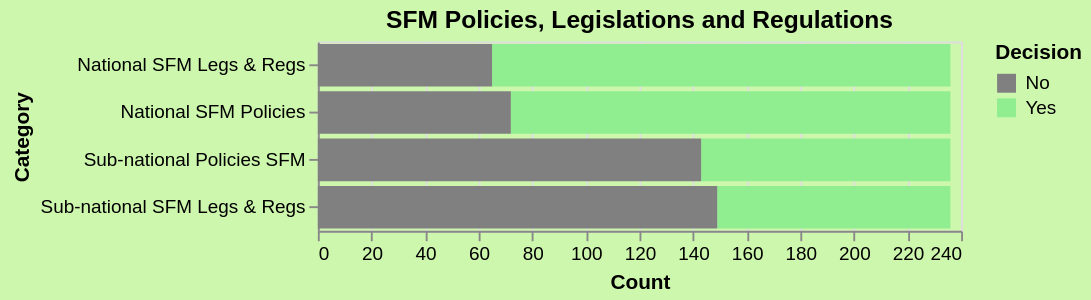

Write a Vega-Lite specification for this figure.
### Vega-Lite specification from a JSON file in a GitHub repository (floating-point values rounded to 4 significant figures)
{"$schema": "https://vega.github.io/schema/vega-lite/v5.json", "title": "SFM Policies, Legislations and Regulations", "config": {"background": "#cef7ae"}, "width": 340, "height": 100, "data": {"values": [{"Category": "National SFM Policies", "Decision": "Yes", "Value": 164}, {"Category": "National SFM Policies", "Decision": "No", "Value": 72}, {"Category": "Sub-national Policies SFM", "Decision": "Yes", "Value": 93}, {"Category": "Sub-national Policies SFM", "Decision": "No", "Value": 143}, {"Category": "National SFM Legs & Regs", "Decision": "Yes", "Value": 171}, {"Category": "National SFM Legs & Regs", "Decision": "No", "Value": 65}, {"Category": "Sub-national SFM Legs & Regs", "Decision": "Yes", "Value": 87}, {"Category": "Sub-national SFM Legs & Regs", "Decision": "No", "Value": 149}]}, "mark": "bar", "encoding": {"y": {"field": "Category", "type": "nominal"}, "x": {"field": "Value", "type": "quantitative", "axis": {"title": "Count"}}, "color": {"field": "Decision", "type": "nominal", "scale": {"range": ["grey", "lightgreen"]}, "legend": {"title": "Decision"}}, "tooltip": [{"field": "Category", "type": "nominal", "title": "Category"}, {"field": "Decision", "type": "nominal", "title": "Decision"}, {"field": "Value", "type": "quantitative", "title": "Value"}]}}
